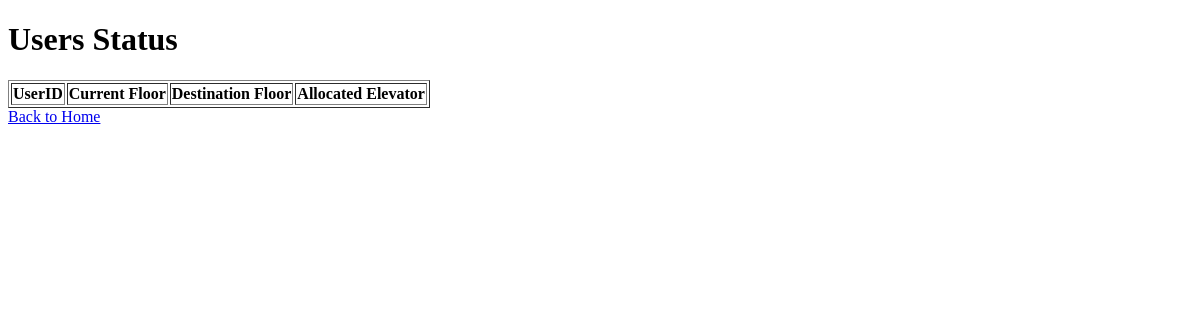
The page /users_status on the database as committed earlier.
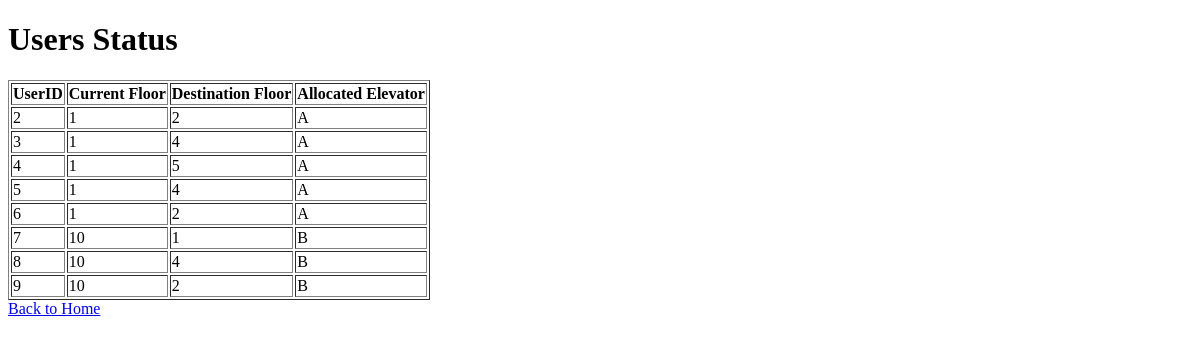
The same page on the database as committed later.
### models.py (models this page shows)
class UserRequest(db.Model):
    id = db.Column(db.Integer, primary_key=True)
    current_floor = db.Column(db.Integer, nullable=False)
    destination_floor = db.Column(db.Integer, nullable=False)
    elevator_id = db.Column(db.String(1), db.ForeignKey('elevator.elevator_id'))
    people_count = db.Column(db.Integer, nullable=False)
    timestamp = db.Column(db.DateTime, default=db.func.now())

### app.py (the view)
@app.route('/users_status')
def user_status():
    users = UserRequest.query.all()
    return render_template('user_status.html', users=users)

### templates/user_status.html (shortened to what this page needs)
<!DOCTYPE html>
<html>
<head>
</head>
<body>
    <h1>Users Status</h1>
    <table border="1">
        <tr>
            <th>UserID</th>
            <th>Current Floor</th>
            <th>Destination Floor</th>
            <th>Allocated Elevator</th>
        </tr>
        {% for user in users %}
        <tr>
            <td>{{ user.id }}</td>
            <td>{{ user.current_floor }}</td>
            <td>{{ user.destination_floor }}</td>
            <td>{{ user.elevator_id }}</td>
        </tr>
        {% endfor %}
    </table>
    <a href="{{ url_for('index') }}">Back to Home</a>
</body>
</html>

Rows that differ between the two databases and show on the page:
added UserRequest: id "2", current_floor "1", destination_floor "2", elevator_id "A"
added UserRequest: id "3", current_floor "1", destination_floor "4", elevator_id "A"
added UserRequest: id "4", current_floor "1", destination_floor "5", elevator_id "A"
added UserRequest: id "5", current_floor "1", destination_floor "4", elevator_id "A"
added UserRequest: id "6", current_floor "1", destination_floor "2", elevator_id "A"
added UserRequest: id "7", current_floor "10", destination_floor "1", elevator_id "B"
added UserRequest: id "8", current_floor "10", destination_floor "4", elevator_id "B"
added UserRequest: id "9", current_floor "10", destination_floor "2", elevator_id "B"
